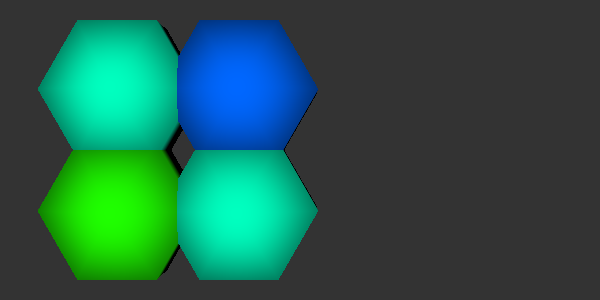

Python code for this plot:
#!/usr/bin/env python

# Demonstrate vtkGlyph3DMapper with hardware cell picking and masking.

import vtkmodules.vtkInteractionStyle  # noqa: F401
import vtkmodules.vtkRenderingFreeType  # noqa: F401
import vtkmodules.vtkRenderingOpenGL2  # noqa: F401

from vtkmodules.vtkCommonCore import vtkBitArray
from vtkmodules.vtkFiltersCore import vtkElevationFilter
from vtkmodules.vtkFiltersSources import vtkPlaneSource, vtkSphereSource
from vtkmodules.vtkRenderingCore import (
    vtkActor,
    vtkGlyph3DMapper,
    vtkRenderWindow,
    vtkRenderWindowInteractor,
    vtkRenderer,
    vtkRenderedAreaPicker,
)
from vtkmodules.vtkInteractionStyle import vtkInteractorStyleRubberBandPick
from vtkmodules.vtkRenderingCore import vtkHardwareSelector

# Plane with elevation coloring
res = 1
plane = vtkPlaneSource()
plane.SetResolution(res, res)

colors = vtkElevationFilter()
colors.SetInputConnection(plane.GetOutputPort())
colors.SetLowPoint(-1, -1, -1)
colors.SetHighPoint(0.5, 0.5, 0.5)

# Glyph source
squad = vtkSphereSource()
squad.SetPhiResolution(4)
squad.SetThetaResolution(6)

# Glyph mapper for selection target
glypher = vtkGlyph3DMapper()
glypher.SetInputConnection(colors.GetOutputPort())
glypher.SetScaleFactor(1.5)
glypher.SetSourceConnection(squad.GetOutputPort())

glyph_actor_1 = vtkActor()
glyph_actor_1.SetMapper(glypher)
glyph_actor_1.PickableOn()

# Result glyph mapper with masking
colors.Update()
selection = colors.GetOutput().NewInstance()
selection.ShallowCopy(colors.GetOutput())

selection_mask = vtkBitArray()
selection_mask.SetName("mask")
selection_mask.SetNumberOfComponents(1)
selection_mask.SetNumberOfTuples(selection.GetNumberOfPoints())
for i in range(selection_mask.GetNumberOfTuples()):
    selection_mask.SetValue(i, True)
selection.GetPointData().AddArray(selection_mask)

glypher_2 = vtkGlyph3DMapper()
glypher_2.SetMasking(True)
glypher_2.SetMaskArray("mask")
glypher_2.SetInputData(selection)
glypher_2.SetScaleFactor(1.5)
glypher_2.SetSourceConnection(squad.GetOutputPort())

glyph_actor_2 = vtkActor()
glyph_actor_2.PickableOff()
glyph_actor_2.SetMapper(glypher_2)

# Renderer
renderer = vtkRenderer()
renderer.SetBackground(0.2, 0.2, 0.2)

render_window = vtkRenderWindow()
render_window.SetSize(600, 300)
render_window.SetMultiSamples(0)
render_window.AddRenderer(renderer)
render_window.SetWindowName("glyph3d mapper cell picking")

interactor = vtkRenderWindowInteractor()
interactor.SetRenderWindow(render_window)

# Rubber band pick style
rbp = vtkInteractorStyleRubberBandPick()
interactor.SetInteractorStyle(rbp)

area_picker = vtkRenderedAreaPicker()
interactor.SetPicker(area_picker)

renderer.AddActor(glyph_actor_1)
renderer.AddActor(glyph_actor_2)
glyph_actor_2.SetPosition(2, 0, 0)

# Scene
renderer.ResetCamera()
renderer.GetActiveCamera().Zoom(2.0)

# Pipeline exception: hardware selection requires a rendered scene
render_window.Render()

# Perform an area pick
area_picker.AreaPick(233, 120, 241, 160, renderer)

# Hardware selection
sel = vtkHardwareSelector()
sel.SetFieldAssociation(0)  # FIELD_ASSOCIATION_CELLS
sel.SetRenderer(renderer)
x0 = renderer.GetPickX1()
y0 = renderer.GetPickY1()
x1 = renderer.GetPickX2()
y1 = renderer.GetPickY2()
sel.SetArea(int(x0), int(y0), int(x1), int(y1))
result = sel.Select()

# Reset mask
num_points = selection_mask.GetNumberOfTuples()
for i in range(num_points):
    selection_mask.SetValue(i, False)

# Apply selection
if result.GetNumberOfNodes() > 0:
    node = result.GetNode(0)
    if node is not None:
        ids = node.GetSelectionList()
        if ids is not None:
            for i in range(ids.GetNumberOfTuples()):
                value = ids.GetValue(i)
                if 0 <= value < num_points:
                    selection_mask.SetValue(value, True)
selection.Modified()

# Pipeline exception: re-render after selection applied
render_window.Render()

interactor.Initialize()
interactor.Start()
